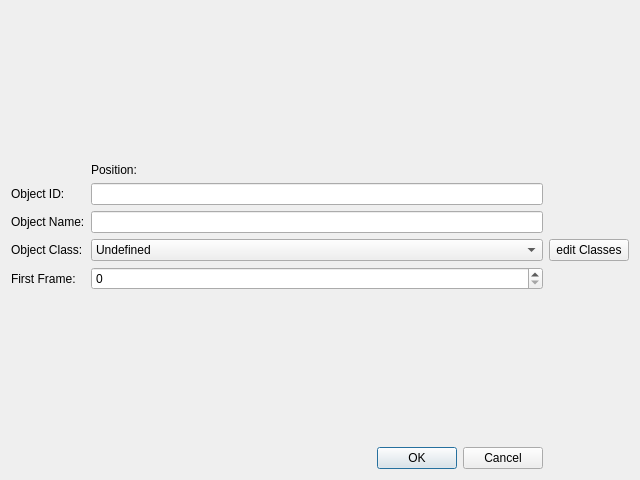
<?xml version="1.0" encoding="UTF-8"?>
<ui version="4.0">
 <class>NewObjectDialog</class>
 <widget class="QDialog" name="NewObjectDialog">
  <property name="geometry">
   <rect>
    <x>0</x>
    <y>0</y>
    <width>640</width>
    <height>480</height>
   </rect>
  </property>
  <property name="windowTitle">
   <string>Dialog</string>
  </property>
  <layout class="QGridLayout" name="gridLayout">
   <item row="4" column="1">
    <widget class="QComboBox" name="objectClassComboBox">
     <item>
      <property name="text">
       <string>Undefined</string>
      </property>
     </item>
    </widget>
   </item>
   <item row="2" column="0">
    <widget class="QLabel" name="label_4">
     <property name="text">
      <string>Object ID:</string>
     </property>
    </widget>
   </item>
   <item row="3" column="0">
    <widget class="QLabel" name="label">
     <property name="text">
      <string>Object Name:</string>
     </property>
    </widget>
   </item>
   <item row="2" column="1">
    <widget class="QLineEdit" name="objectIdLineEdit"/>
   </item>
   <item row="0" column="0">
    <spacer name="verticalSpacer_2">
     <property name="orientation">
      <enum>Qt::Vertical</enum>
     </property>
     <property name="sizeHint" stdset="0">
      <size>
       <width>20</width>
       <height>40</height>
      </size>
     </property>
    </spacer>
   </item>
   <item row="4" column="0">
    <widget class="QLabel" name="label_2">
     <property name="text">
      <string>Object Class:</string>
     </property>
    </widget>
   </item>
   <item row="6" column="0">
    <spacer name="verticalSpacer">
     <property name="orientation">
      <enum>Qt::Vertical</enum>
     </property>
     <property name="sizeHint" stdset="0">
      <size>
       <width>20</width>
       <height>40</height>
      </size>
     </property>
    </spacer>
   </item>
   <item row="3" column="1">
    <widget class="QLineEdit" name="objectNameLineEdit">
     <property name="text">
      <string/>
     </property>
    </widget>
   </item>
   <item row="1" column="1">
    <widget class="QLabel" name="positionLabel">
     <property name="text">
      <string>Position: </string>
     </property>
    </widget>
   </item>
   <item row="5" column="1">
    <widget class="QSpinBox" name="frameSpinBox">
     <property name="maximum">
      <number>9999999</number>
     </property>
    </widget>
   </item>
   <item row="7" column="0" colspan="2">
    <widget class="QDialogButtonBox" name="buttonBox">
     <property name="orientation">
      <enum>Qt::Horizontal</enum>
     </property>
     <property name="standardButtons">
      <set>QDialogButtonBox::Cancel|QDialogButtonBox::Ok</set>
     </property>
    </widget>
   </item>
   <item row="5" column="0">
    <widget class="QLabel" name="label_3">
     <property name="text">
      <string>First Frame:</string>
     </property>
    </widget>
   </item>
   <item row="4" column="2">
    <widget class="QPushButton" name="editClassesButton">
     <property name="text">
      <string>edit Classes</string>
     </property>
    </widget>
   </item>
  </layout>
 </widget>
 <resources/>
 <connections>
  <connection>
   <sender>buttonBox</sender>
   <signal>accepted()</signal>
   <receiver>NewObjectDialog</receiver>
   <slot>accept()</slot>
   <hints>
    <hint type="sourcelabel">
     <x>248</x>
     <y>254</y>
    </hint>
    <hint type="destinationlabel">
     <x>157</x>
     <y>274</y>
    </hint>
   </hints>
  </connection>
  <connection>
   <sender>buttonBox</sender>
   <signal>rejected()</signal>
   <receiver>NewObjectDialog</receiver>
   <slot>reject()</slot>
   <hints>
    <hint type="sourcelabel">
     <x>316</x>
     <y>260</y>
    </hint>
    <hint type="destinationlabel">
     <x>286</x>
     <y>274</y>
    </hint>
   </hints>
  </connection>
 </connections>
</ui>
